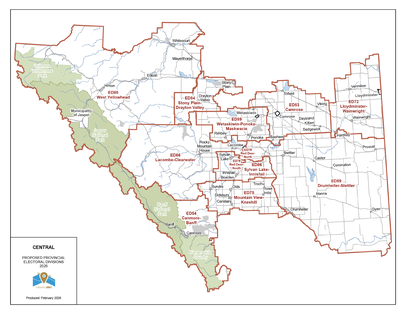
#> input picture data/maps/hires_v2/v0_2_native_majority_north_MAP_p82.png, 406 x 314 px, shrunk from 2806 x 2168 before the run
$ python v0_1_tier_c_crops.py
#> lines starting #> are read from the running program, lines starting #| are printed output that depends on the picture; pictures that were not available may be replaced by others from this repository, and a replacement may not be noted
#!/usr/bin/env python
"""
Investigation 3: For the 4 Tier-C non-converged EDs, crop out native and
600-DPI-rendered versions side-by-side so we can assess whether higher
resolution reveals any new boundary features.

The 4 Tier-C EDs (Issue #3):
  - Fort McMurray-Lac La Biche (north — majority p82, minority p93 region)
  - Chestermere-Strathmore (near-Calgary — majority p78)
  - Edmonton-Beaumont (near-Edmonton — majority p80, or Edmonton p74)
  - Lethbridge-Taber-Warner (south — majority p84 or other_cities p76)

For each, we save a rectangular crop showing a small region of the
commission map at (a) native-raster resolution and (b) 600-DPI render
(interpolated). Both crops are exported as PNG at 1:1 pixel scale so
the reader can zoom in and compare detail.

Outputs:
  maps/hires_v2/tier_c_crops/<ed>_<kind>.png
  analysis/reports/v0_1_tier_c_crop_manifest.json
"""
from __future__ import annotations

import json
from pathlib import Path

from PIL import Image

ROOT = Path(__file__).resolve().parents[2]
OUT_DIR = ROOT / "data" / "maps" / "hires_v2" / "tier_c_crops"
OUT_DIR.mkdir(parents=True, exist_ok=True)

# Each crop: (ed_label, native_png, native_box, render_png, render_box)
# The boxes are approximate relative regions (left_frac, top_frac, right_frac, bottom_frac).
# We lift the same fractional box and crop in both images to show the same area.
# The rendered image is ~1.82-2.35x the pixel resolution of the native, so at
# the same fractional crop the render has proportionally more pixels — but that
# extra pixel count is interpolation, not new detail.
TARGETS = [
    # Fort McMurray-Lac La Biche is in the north-east of AB — top-right of p82
    dict(
        ed="fort_mcmurray_lac_la_biche",
        native=ROOT / "data" / "maps" / "hires_v2" / "v0_2_native_majority_north_MAP_p82.png",
        render=ROOT / "data" / "maps" / "hires" / "v0_1_majority_p81_north.png",
        box_frac=(0.55, 0.05, 0.95, 0.45),
    ),
    # Chestermere-Strathmore — near-Calgary
    dict(
        ed="chestermere_strathmore",
        native=ROOT / "data" / "maps" / "hires_v2" / "v0_2_native_majority_near_calgary_MAP_p78.png",
        render=ROOT / "data" / "maps" / "hires" / "v0_1_majority_p77_near_calgary.png",
        box_frac=(0.5, 0.35, 0.95, 0.7),
    ),
    # Edmonton-Beaumont — south of Edmonton, visible on near-edmonton p80 and
    # edmonton p74
    dict(
        ed="edmonton_beaumont",
        native=ROOT / "data" / "maps" / "hires_v2" / "v0_2_native_majority_edmonton_MAP_p74.jpeg"
        if (ROOT / "data" / "maps" / "hires_v2" / "v0_2_native_majority_edmonton_MAP_p74.jpeg").exists()
        else ROOT / "data" / "maps" / "hires_v2" / "v0_2_native_majority_edmonton_MAP_p74.png",
        render=ROOT / "data" / "maps" / "hires" / "v0_1_majority_p74_MAP_r600.png",
        box_frac=(0.3, 0.65, 0.85, 0.98),
    ),
    # Lethbridge-Taber-Warner — south
    dict(
        ed="lethbridge_taber_warner",
        native=ROOT / "data" / "maps" / "hires_v2" / "v0_2_native_majority_central_MAP_p84.png",
        render=ROOT / "data" / "maps" / "hires" / "v0_1_majority_p85_south.png",
        box_frac=(0.05, 0.55, 0.65, 0.98),
    ),
]


def crop_from(path: Path, box_frac: tuple[float, float, float, float]) -> Image.Image:
#> called with box_frac = (0.55, 0.05, 0.95, 0.45)
    img = Image.open(path)
#> img is the input picture: PIL image 406x314 RGB; mean R, G, B 243.3, 241.2, 238.8
    w, h = img.size
#> w = 406; h = 314
    x1 = int(box_frac[0] * w)
#> x1 = 223
    y1 = int(box_frac[1] * h)
#> y1 = 15
    x2 = int(box_frac[2] * w)
#> x2 = 385
    y2 = int(box_frac[3] * h)
#> y2 = 141
    return img.crop((x1, y1, x2, y2))
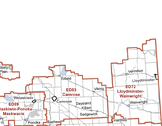
#> returned value: PIL image 162x126 RGB; mean R, G, B 244.3, 240, 239.3


def main():
    manifest = {"crops": []}
    for t in TARGETS:
        native_p = t["native"]
        render_p = t["render"]
        try:
            native_crop = crop_from(native_p, t["box_frac"])
            render_crop = crop_from(render_p, t["box_frac"])
#> call 2 of crop_from, with box_frac = (0.55, 0.05, 0.95, 0.45)
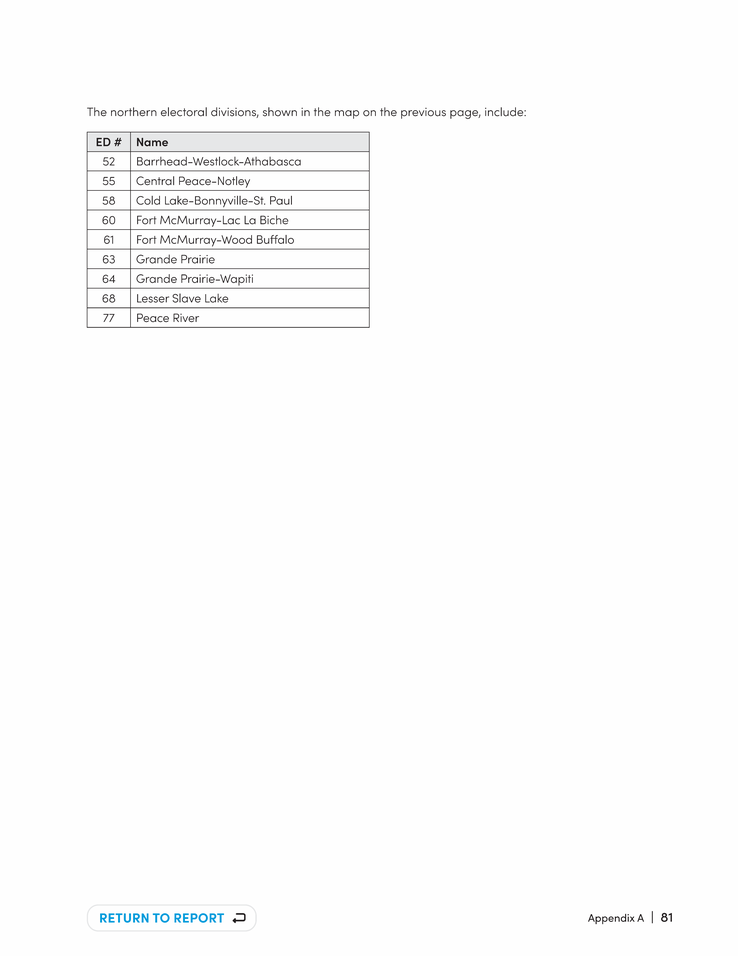
#> input picture maps/hires/v0_1_majority_p81_north.png, 738 x 956 px, shrunk from 5100 x 6601 before the run, found by its file name
#> in crop_from, img is the input picture: PIL image 738x956 RGB; mean R, G, B 251.7, 251.8, 251.8
#> in crop_from (call 2), `return img.crop((x1, y1, x2, y2))`:
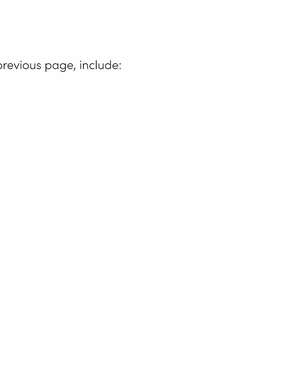
#> returned value: PIL image 296x383 RGB; mean R, G, B 253.5, 253.5, 253.5
        except FileNotFoundError as e:
            manifest["crops"].append(
                dict(ed=t["ed"], error=f"missing source: {e}")
            )
            continue
        out_native = OUT_DIR / f"{t['ed']}_native_raw.png"
        out_render = OUT_DIR / f"{t['ed']}_600dpi_render.png"
        native_crop.save(out_native)
        render_crop.save(out_render)
        manifest["crops"].append(
            dict(
                ed=t["ed"],
                native_source=str(native_p.relative_to(ROOT)),
                render_source=str(render_p.relative_to(ROOT)),
                native_crop_px=native_crop.size,
                render_crop_px=render_crop.size,
                pixel_ratio=round(render_crop.size[0] / native_crop.size[0], 2),
                out_native=str(out_native.relative_to(ROOT)),
                out_render=str(out_render.relative_to(ROOT)),
            )
        )
        print(f"{t['ed']}: native={native_crop.size}  render={render_crop.size}  "
              f"render/native={render_crop.size[0]/native_crop.size[0]:.2f}x")
#| fort_mcmurray_lac_la_biche: native=(162, 126)  render=(296, 383)  render/native=1.83x
#> pass 2 of the loop in main, `for t in TARGETS:`:
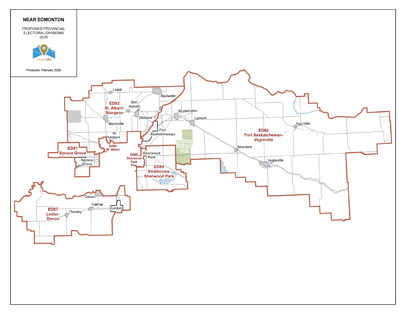
#> input picture data/maps/hires_v2/v0_2_native_majority_near_calgary_MAP_p78.png, 406 x 314 px, shrunk from 2806 x 2168 before the run
#> in crop_from, img is the input picture: PIL image 406x314 RGB; mean R, G, B 249.4, 247.8, 247.3
#> in crop_from (call 3), `return img.crop((x1, y1, x2, y2))`:
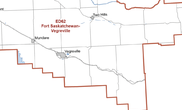
#> returned value: PIL image 182x110 RGB; mean R, G, B 249.7, 247.4, 247
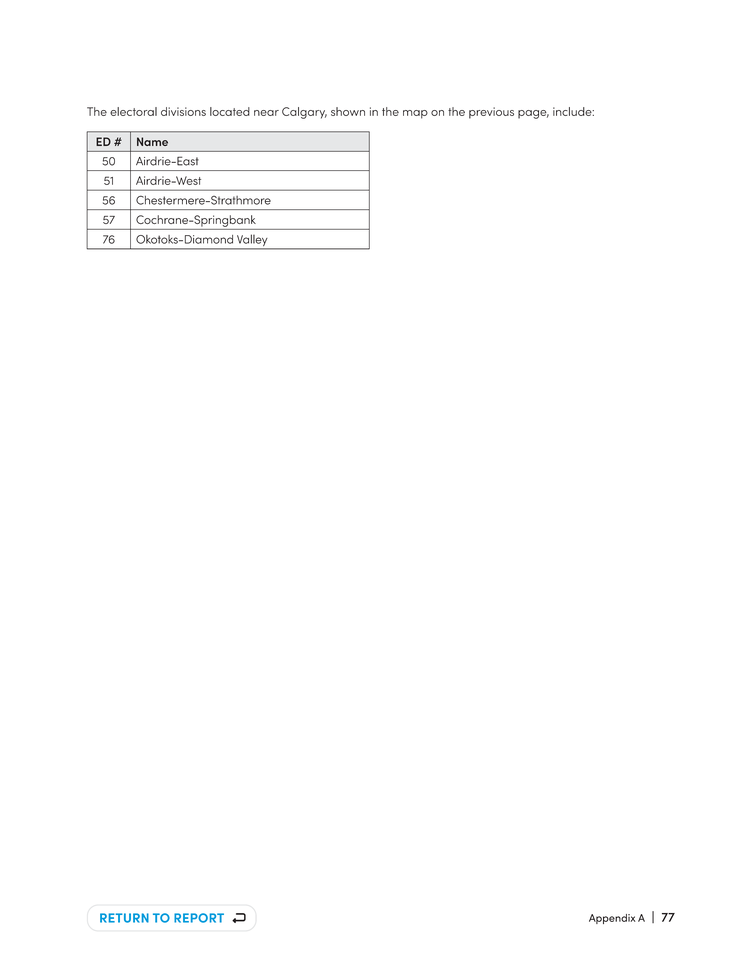
#> input picture maps/hires/v0_1_majority_p77_near_calgary.png, 738 x 956 px, shrunk from 5100 x 6601 before the run, found by its file name
#> in crop_from, img is the input picture: PIL image 738x956 RGB; mean R, G, B 253.3, 253.4, 253.5
#| chestermere_strathmore: native=(182, 110)  render=(332, 335)  render/native=1.82x
#> pass 3 of the loop in main, `for t in TARGETS:`:
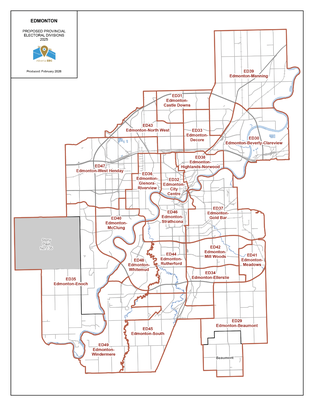
#> input picture data/maps/hires_v2/v0_2_native_majority_edmonton_MAP_p74.png, 314 x 406 px, shrunk from 2168 x 2806 before the run, given in place of v0_2_native_majority_edmonton_MAP_p74.jpeg, which was not available
#> in crop_from, img is the input picture: PIL image 314x406 RGB; mean R, G, B 243.9, 240.2, 239.7
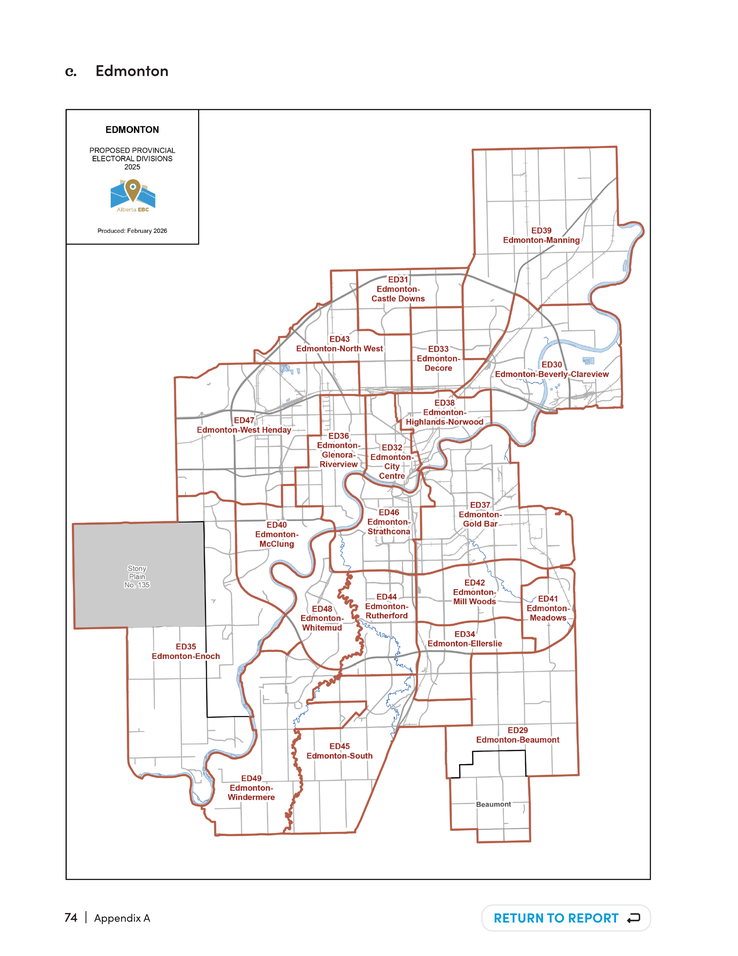
#> input picture maps/hires/v0_1_majority_p74_MAP_r600.png, 738 x 956 px, shrunk from 5100 x 6601 before the run, found by its file name
#> in crop_from, img is the input picture: PIL image 738x956 RGB; mean R, G, B 246.8, 244.3, 243.9
#> in crop_from (call 6), `return img.crop((x1, y1, x2, y2))`:
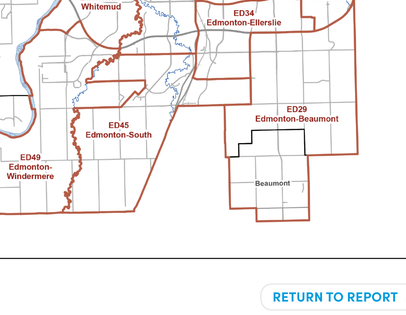
#> returned value: PIL image 406x315 RGB; mean R, G, B 245.7, 242.4, 242
#| edmonton_beaumont: native=(172, 134)  render=(406, 315)  render/native=2.36x
#> the loop made 4 passes; the first 3 are shown
    out_json = ROOT / "analysis" / "reports" / "v0_1_tier_c_crop_manifest.json"
    out_json.write_text(json.dumps(manifest, indent=2))
    print(f"\nWrote {out_json}")


if __name__ == "__main__":
    main()
